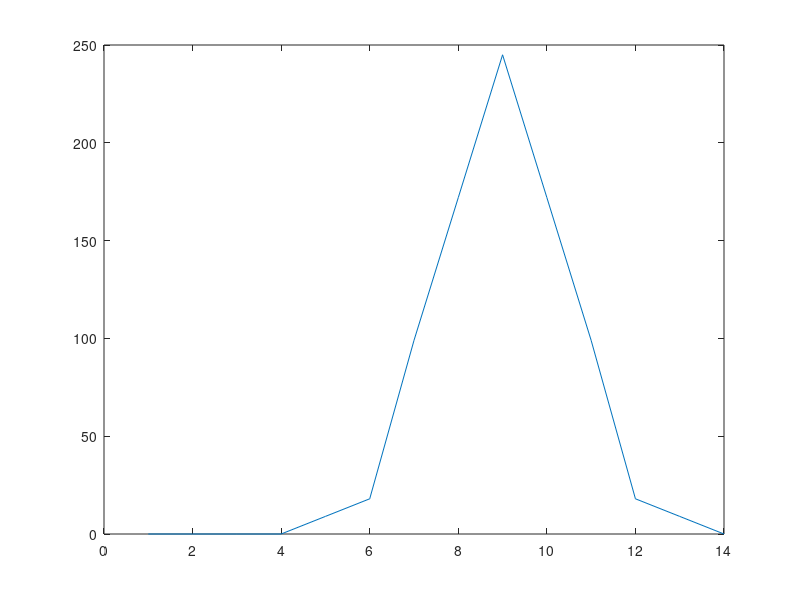

Here is the MATLAB script that generated this plot:
A = [0 1 1 9 9 9 0 0 0 0]; % clinical
B = [1 1 9 9 9]; % research

flpA = flip(A);
conv_temp = conv(flpA,B, 'full');
figure;plot(conv_temp)
match_lag = find(conv_temp==max(conv_temp));

clinical_region_conv_match = flip(flpA(match_lag-length(B)+1:match_lag));